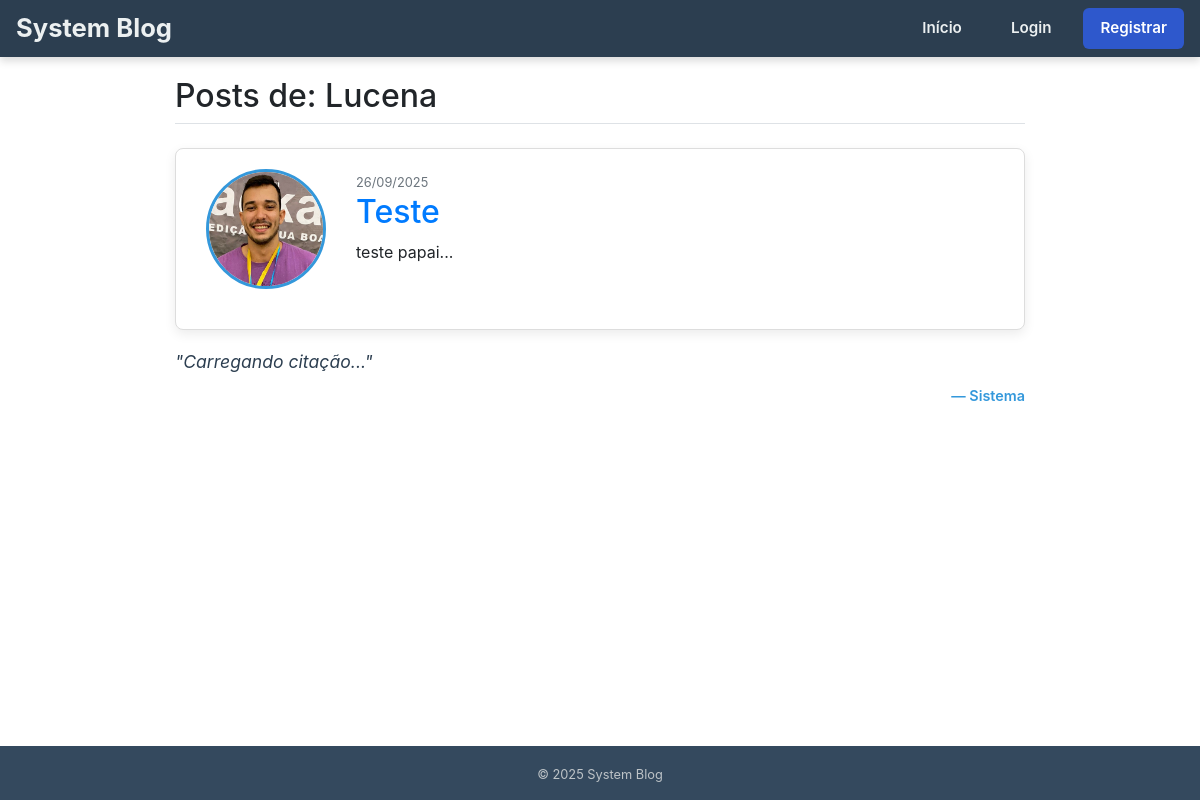
Screenshot of /user/Lucena with the database file from the repository.
### models.py (models this page shows, shortened)
class User(db.Model, UserMixin):
    id = db.Column(db.Integer, primary_key=True)
    username = db.Column(db.String(20), unique=True, nullable=False)
    email = db.Column(db.String(120), unique=True, nullable=False)
    password = db.Column(db.String(60), nullable=False)
    image_file = db.Column(db.String(20), nullable=False, default='default.jpg')
    is_active = db.Column(db.Boolean, default=False)
    role_id = db.Column(db.Integer, db.ForeignKey('role.id'), nullable=False, default=1)
    posts = db.relationship('Post', backref='author', lazy=True)

class Post(db.Model):
    id = db.Column(db.Integer, primary_key=True)
    title = db.Column(db.String(100), nullable=False)
    date_posted = db.Column(db.DateTime, nullable=False, default=datetime.utcnow)
    content = db.Column(db.Text, nullable=False)
    user_id = db.Column(db.Integer, db.ForeignKey('user.id'), nullable=False)

### views.py (the view)
@app.route("/user/<string:username>")
def user_posts(username):
    user = User.query.filter_by(username=username).first_or_404()
    posts = Post.query.filter_by(author=user).order_by(Post.date_posted.desc()).all()
    quote = quote_of_the_day['content']
    author = quote_of_the_day['author']
    return render_template('user_posts.html', title=f'Posts de {user.username}', posts=posts,
                           user=user, quote=quote, author=author)

### app.py (called while the page is built)
@app.context_processor
def inject_permissions():
    return dict(is_admin=is_admin, is_moderator=is_moderator)

### views.py (called while the page is built)
@app.before_request
def start_quote_thread():
    global quote_of_the_day
    if quote_of_the_day.get('thread') is None or not quote_of_the_day['thread'].is_alive():
        th = Thread(target=get_and_translate_quote, daemon=True)
        th.start()
        quote_of_the_day['thread'] = th
        app.logger.info("Thread de citação assíncrona iniciada.")

### templates/user_posts.html
{% extends "base.html" %}
{% block content %}
    <div class="container">
        <h2 class="mb-4 border-bottom pb-2">Posts de: <span style="color: {{ 'var(--primary-color)' }};">{{ user.username }}</span></h2>
        {% for post in posts %}
            <article class="content-section post-card">
                <div class="media">
                    <img class="rounded-circle article-img" src="{{ url_for('static', filename='profile_pics/' + post.author.image_file) }}" alt="Imagem de Perfil">
                    <div class="media-body">
                        <div class="article-metadata">
                            <small class="text-muted">{{ post.date_posted.strftime('%d/%m/%Y') }}</small>
                        </div>
                        <h2><a class="article-title" href="{{ url_for('post', post_id=post.id) }}">{{ post.title }}</a></h2>
                        <p class="article-content-preview">{{ post.content[:200] }}...</p>
                    </div>
                </div>
            </article>
        {% endfor %}
        <div class="quote-box">
            <p class="quote-text">"{{ quote }}"</p>
            <span class="quote-author">— {{ author }}</span>
        </div>
    </div>
{% endblock content %}

### static/css/styles.css (style rules this page uses)
body { background: #f4f7f6; color: #333; margin: 0; padding: 0; font-family: 'Inter', sans-serif; min-height: 100vh; display: flex; flex-direction: column; }
.content-section { background: #fff; padding: 20px 30px; border: 1px solid #ddd; border-radius: 8px; margin-bottom: 20px; box-shadow: 0 4px 12px rgba(0, 0, 0, 0.08); }
.article-img { height: 120px; width: 120px; margin-right: 15px; object-fit: cover; border-radius: 50%; border: 3px solid #3498db; }
.quote-text { font-style: italic; margin-bottom: 5px; font-size: 1.1em; color: #2c3e50; line-height: 1.4; }
.quote-author { display: block; text-align: right; font-weight: 600; color: #3498db; font-size: 0.9em; margin-top: 10px; }
.media { display: flex; align-items: center; margin-bottom: 20px; }
.media-body { flex: 1; padding-left: 15px; }

### rows the page displays
User: username "Lucena"
Post: image_file (picture), date_posted "26/09/2025", title "Teste", content "teste papai"

### other values shown
{{ quote }} "Carregando citação..."
{{ author }} "Sistema"
{{ 2025 }} "2025"
